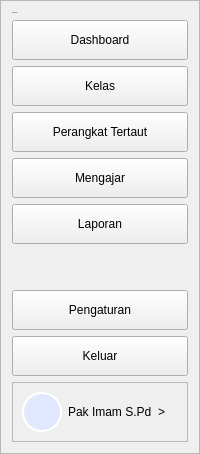
            <widget class="QFrame" name="sidebarFrame">
             <property name="maximumSize">
              <size>
               <width>250</width>
               <height>16777215</height>
              </size>
             </property>
             <property name="autoFillBackground">
              <bool>false</bool>
             </property>
             <property name="styleSheet">
              <string notr="true">/* ============================================================
   SIDEBAR NAVIGASI (FINAL COMPLETE VERSION)
   Target Object: sidebarFrame (QFrame)
   ============================================================ */

/* 1. CONTAINER UTAMA (BACKGROUND BIRU) */
QFrame#sidebarFrame {
    background-color: #2563EB !important; /* Paksa Biru Branding */
    border: none;
    border-right: 1px solid #1E40AF;      /* Garis batas kanan */
    min-width: 250px;                     /* Lebar minimum */
}

/* 2. JUDUL APLIKASI (GURU PRO) */
QFrame#sidebarFrame QLabel#labelJudul {
    color: #FFFFFF !important;
    font-family: &quot;Segoe UI&quot;, sans-serif;
    font-size: 24px;
    font-weight: 900;      /* Extra Bold */
    margin-top: 25px;
    margin-bottom: 30px;
    padding-left: 20px;
}

/* 3. TOMBOL NAVIGASI (GAYA KAPSUL MELAYANG) */
QFrame#sidebarFrame QPushButton {
    background-color: transparent;
    color: #DBEAFE;        /* Teks Biru Muda (Soft) */
    text-align: left;
    padding-left: 20px;
    height: 42px;
    border: none;
    border-radius: 10px;
    font-size: 14px;
    font-weight: 600;

    /* Margin Kiri-Kanan agar tombol 'mengambang' */
    margin-left: 15px;
    margin-right: 15px;
    margin-bottom: 5px;
}

/* 3.1 Efek Hover (Saat Mouse Lewat) */
QFrame#sidebarFrame QPushButton:hover {
    background-color: rgba(255, 255, 255, 0.15);
    color: #FFFFFF;
    padding-left: 25px;    /* Animasi geser sedikit */
}

/* 3.2 Efek Aktif/Checked (Tombol Putih) */
QFrame#sidebarFrame QPushButton:checked {
    background-color: #FFFFFF !important;
    color: #2563EB !important;
    font-weight: 800;
    border-bottom: 3px solid #E2E8F0; /* Shadow halus bawah */
}


/* 4. BAGIAN PROFIL USER (BAWAH) */

/* 4.1 Bingkai Profil */
QFrame#sidebarFrame QFrame#frameProfil {
    background-color: rgba(0, 0, 0, 0.15); /* Hitam transparan */
    border-radius: 12px;
    border: 1px solid rgba(255, 255, 255, 0.1);

    /* Posisi &amp; Jarak */
    margin-left: 15px;
    margin-right: 15px;
    margin-bottom: 20px;
    padding: 10px;         /* Memberi ruang napas untuk teks di dalam */
    min-height: 50px;
}

/* 4.2 Reset Label Default di dalam Profil */
QFrame#sidebarFrame QFrame#frameProfil QLabel {
    background: transparent;
    border: none;
    padding: 0px;
    margin: 0px;
}

/* 4.3 Teks Nama Guru (Wajib beri objectName: labelNamaProfil) */
QFrame#sidebarFrame QFrame#frameProfil QLabel#labelNamaProfil {
    color: #FFFFFF !important;
    font-size: 14px;
    font-weight: 700;      /* Bold */
    margin-bottom: 4px;    /* Jarak ke NIP */
}

/* 4.4 Teks NIP (Wajib beri objectName: labelNipProfil) */
QFrame#sidebarFrame QFrame#frameProfil QLabel#labelNipProfil {
    color: #BFDBFE !important; /* Biru Muda */
    font-size: 12px;
    font-weight: 500;
}</string>
             </property>
             <property name="frameShape">
              <enum>QFrame::Shape::StyledPanel</enum>
             </property>
             <property name="frameShadow">
              <enum>QFrame::Shadow::Raised</enum>
             </property>
             <layout class="QVBoxLayout" name="verticalLayout_6">
              <item>
               <layout class="QVBoxLayout" name="verticalLayout">
                <item>
                 <widget class="QLabel" name="labelJudul">
                  <property name="font">
                   <font>
                    <family>Segoe UI</family>
                    <pointsize>-1</pointsize>
                    <fontweight>Black</fontweight>
                   </font>
                  </property>
                  <property name="text">
                   <string>GURU PRO</string>
                  </property>
                 </widget>
                </item>
               </layout>
              </item>
              <item>
               <layout class="QVBoxLayout" name="verticalLayout_5">
                <item>
                 <widget class="QPushButton" name="btnNavDashboard">
                  <property name="minimumSize">
                   <size>
                    <width>0</width>
                    <height>40</height>
                   </size>
                  </property>
                  <property name="focusPolicy">
                   <enum>Qt::FocusPolicy::NoFocus</enum>
                  </property>
                  <property name="text">
                   <string>Dashboard</string>
                  </property>
                  <property name="icon">
                   <iconset>
                    <normaloff>home_24dp_E3E3E3_FILL0_wght400_GRAD0_opsz24.ico</normaloff>home_24dp_E3E3E3_FILL0_wght400_GRAD0_opsz24.ico</iconset>
                  </property>
                  <property name="checkable">
                   <bool>true</bool>
                  </property>
                  <property name="checked">
                   <bool>false</bool>
                  </property>
                 </widget>
                </item>
                <item>
                 <widget class="QPushButton" name="btnNavKelas">
                  <property name="minimumSize">
                   <size>
                    <width>0</width>
                    <height>40</height>
                   </size>
                  </property>
                  <property name="text">
                   <string>Kelas</string>
                  </property>
                  <property name="icon">
                   <iconset>
                    <normaloff>co_present_24dp_E3E3E3_FILL0_wght400_GRAD0_opsz24.ico</normaloff>co_present_24dp_E3E3E3_FILL0_wght400_GRAD0_opsz24.ico</iconset>
                  </property>
                 </widget>
                </item>
                <item>
                 <widget class="QPushButton" name="btnPerangkat">
                  <property name="minimumSize">
                   <size>
                    <width>0</width>
                    <height>40</height>
                   </size>
                  </property>
                  <property name="text">
                   <string>Perangkat Tertaut</string>
                  </property>
                  <property name="icon">
                   <iconset>
                    <normaloff>devices_24dp_E3E3E3_FILL0_wght400_GRAD0_opsz24.ico</normaloff>devices_24dp_E3E3E3_FILL0_wght400_GRAD0_opsz24.ico</iconset>
                  </property>
                 </widget>
                </item>
                <item>
                 <widget class="QPushButton" name="btnNavMengajar">
                  <property name="minimumSize">
                   <size>
                    <width>0</width>
                    <height>40</height>
                   </size>
                  </property>
                  <property name="text">
                   <string>Mengajar</string>
                  </property>
                  <property name="icon">
                   <iconset>
                    <normaloff>calendar_today_24dp_E3E3E3_FILL0_wght400_GRAD0_opsz24.ico</normaloff>calendar_today_24dp_E3E3E3_FILL0_wght400_GRAD0_opsz24.ico</iconset>
                  </property>
                 </widget>
                </item>
                <item>
                 <widget class="QPushButton" name="btnNavLaporan">
                  <property name="minimumSize">
                   <size>
                    <width>0</width>
                    <height>40</height>
                   </size>
                  </property>
                  <property name="text">
                   <string>Laporan</string>
                  </property>
                  <property name="icon">
                   <iconset>
                    <normaloff>assignment_24dp_E3E3E3_FILL0_wght400_GRAD0_opsz24.ico</normaloff>assignment_24dp_E3E3E3_FILL0_wght400_GRAD0_opsz24.ico</iconset>
                  </property>
                 </widget>
                </item>
               </layout>
              </item>
              <item>
               <spacer name="verticalSpacer">
                <property name="orientation">
                 <enum>Qt::Orientation::Vertical</enum>
                </property>
                <property name="sizeHint" stdset="0">
                 <size>
                  <width>20</width>
                  <height>40</height>
                 </size>
                </property>
               </spacer>
              </item>
              <item>
               <widget class="QPushButton" name="btnNavPengaturan">
                <property name="minimumSize">
                 <size>
                  <width>0</width>
                  <height>40</height>
                 </size>
                </property>
                <property name="text">
                 <string>Pengaturan</string>
                </property>
                <property name="icon">
                 <iconset>
                  <normaloff>settings_24dp_E3E3E3_FILL0_wght400_GRAD0_opsz24.ico</normaloff>settings_24dp_E3E3E3_FILL0_wght400_GRAD0_opsz24.ico</iconset>
                </property>
               </widget>
              </item>
              <item>
               <widget class="QPushButton" name="btnNavKeluar">
                <property name="minimumSize">
                 <size>
                  <width>0</width>
                  <height>40</height>
                 </size>
                </property>
                <property name="text">
                 <string>Keluar</string>
                </property>
                <property name="icon">
                 <iconset>
                  <normaloff>tab_move_24dp_E3E3E3_FILL0_wght400_GRAD0_opsz24.ico</normaloff>tab_move_24dp_E3E3E3_FILL0_wght400_GRAD0_opsz24.ico</iconset>
                </property>
               </widget>
              </item>
              <item>
               <widget class="QFrame" name="frameProfil">
                <property name="maximumSize">
                 <size>
                  <width>16777215</width>
                  <height>70</height>
                 </size>
                </property>
                <property name="styleSheet">
                 <string notr="true"/>
                </property>
                <property name="frameShape">
                 <enum>QFrame::Shape::StyledPanel</enum>
                </property>
                <property name="frameShadow">
                 <enum>QFrame::Shadow::Raised</enum>
                </property>
                <layout class="QHBoxLayout" name="horizontalLayout_5">
                 <item>
                  <widget class="QLabel" name="lblFotoUser">
                   <property name="minimumSize">
                    <size>
                     <width>40</width>
                     <height>40</height>
                    </size>
                   </property>
                   <property name="maximumSize">
                    <size>
                     <width>40</width>
                     <height>40</height>
                    </size>
                   </property>
                   <property name="styleSheet">
                    <string notr="true">background-color: #E0E7FF; /* Warna abu-biru muda */
border-radius: 20px;       /* Setengah dari ukuran (40/2) biar jadi bulat sempurna */
border: 2px solid white;</string>
                   </property>
                   <property name="text">
                    <string/>
                   </property>
                  </widget>
                 </item>
                 <item>
                  <widget class="QLabel" name="lblNamaUser">
                   <property name="styleSheet">
                    <string notr="true"/>
                   </property>
                   <property name="text">
                    <string>Pak Imam S.Pd</string>
                   </property>
                  </widget>
                 </item>
                 <item>
                  <widget class="QLabel" name="label">
                   <property name="text">
                    <string>&gt;</string>
                   </property>
                  </widget>
                 </item>
                </layout>
               </widget>
              </item>
             </layout>
            </widget>
